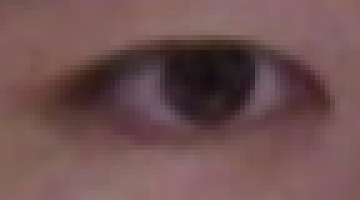
#> input picture project/python/test.png, 360 x 200 px
$ python HSV2_test.py test.png
#> lines starting #> are read from the running program, lines starting #| are printed output that depends on the picture; after the words box and inside, x2 and y2 are one past the last pixel; in counts of white or black regions, pixels touching at a corner belong together
import cv2
import numpy as np
import sys

# 检查是否传递了临时文件路径参数
if len(sys.argv) != 2:
    print("Usage: python hsv2.py <temp_file_path>")
    sys.exit(1)
temp_file_path = sys.argv[1]

# 加载PNG图像
image_path = 'test.png'  # 请替换为你的图像路径
image = cv2.imread(image_path)
#> image is the input picture: shape (200, 360, 3); mean B, G, R 81.2, 80.9, 112.2
if image is None:
    print(f"Error: Could not load image from {image_path}")
    sys.exit(1)
else:
    print("Image loaded successfully.")


# 回调函数，当滑动条改变时调用
def callback(_):
    LH, LS, LV, HH, HS, HV = [cv2.getTrackbarPos(t, 'tj') for t in ('LH', 'LS', 'LV', 'HH', 'HS', 'HV')]
    with open(temp_file_path, 'w') as f:
        f.write(f"{LH},{LS},{LV},{HH},{HS},{HV}\n")
    print(f"Parameters saved to {temp_file_path}: {LH},{LS},{LV},{HH},{HS},{HV}")


# 设置窗口和滑动条
cv2.namedWindow('tj')
cv2.createTrackbar('LH', 'tj', 0, 179, callback)
cv2.createTrackbar('LS', 'tj', 65, 255, callback)
cv2.createTrackbar('LV', 'tj', 0, 255, callback)
cv2.createTrackbar('HH', 'tj', 179, 179, callback)
cv2.createTrackbar('HS', 'tj', 76, 255, callback)
cv2.createTrackbar('HV', 'tj', 67, 255, callback)

callback("")  # 初始化并保存默认值


# 处理图像的函数
def process_img(original_image):
    LH = cv2.getTrackbarPos('LH', 'tj')
    LS = cv2.getTrackbarPos('LS', 'tj')
    LV = cv2.getTrackbarPos('LV', 'tj')
    HH = cv2.getTrackbarPos('HH', 'tj')
    HS = cv2.getTrackbarPos('HS', 'tj')
    HV = cv2.getTrackbarPos('HV', 'tj')

    low_range = np.array([LH, LS, LV])
    high_range = np.array([HH, HS, HV])
    processed_img = cv2.cvtColor(original_image, cv2.COLOR_BGR2HSV)
#> processed_img: shape (200, 360, 3); mean H, S, V 86.7, 77.9, 112.2
    thresholded_img = cv2.inRange(processed_img, low_range, high_range)
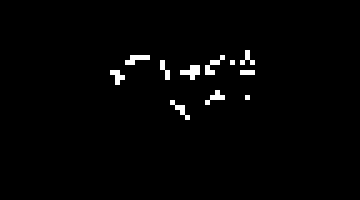
#> thresholded_img: shape (200, 360); 1.6% white; 11 white regions, largest, box (x1, y1, x2, y2) and area: (180, 65, 200, 80) 175, (125, 55, 150, 65) 150, (205, 55, 225, 75) 150
    return thresholded_img


if image is not None:
    while True:
        mask = process_img(image)
        res = cv2.bitwise_and(image, image, mask=mask)

        cv2.imshow("img", image[:, :, ::-1])  # 显示原始图像
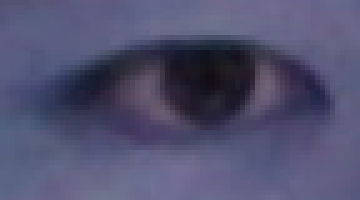
#> window 'img': shape (200, 360, 3); mean B, G, R 112.2, 80.9, 81.2
        cv2.imshow("res", res[:, :, ::-1])  # 显示处理后的图像
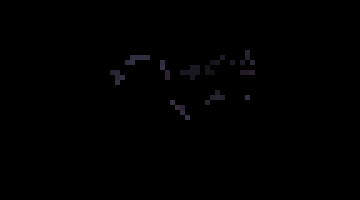
#> window 'res': shape (200, 360, 3); mean B, G, R 0.8, 0.6, 0.6

        key = cv2.waitKey(30)
#> (key q is pressed here)
        if key == 27:  # 按 ESC 键退出
            break
        elif key == ord('q'):  # 按 'q' 键保存参数并退出
            callback("")
            break

    cv2.destroyAllWindows()
